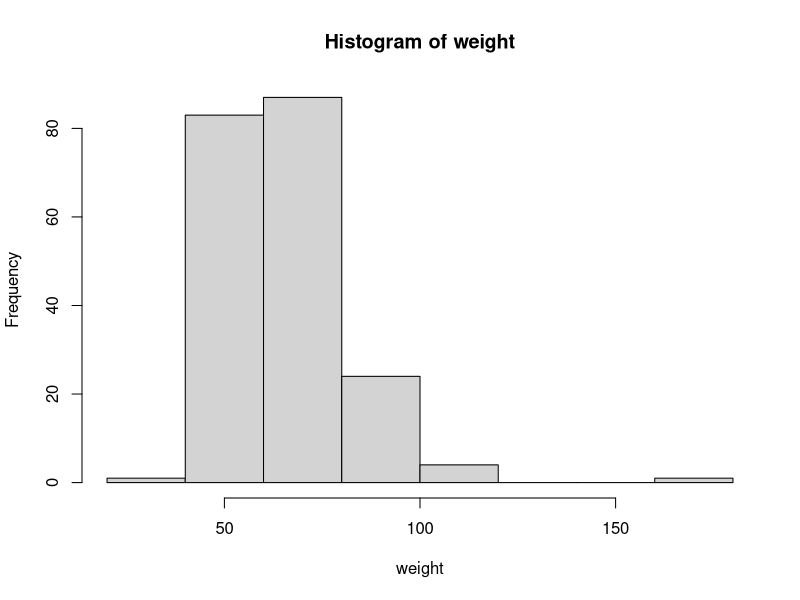
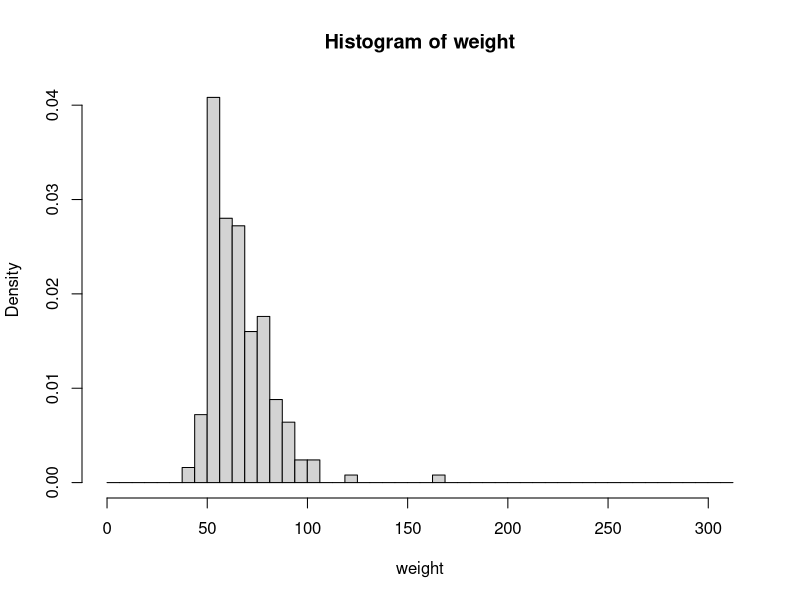
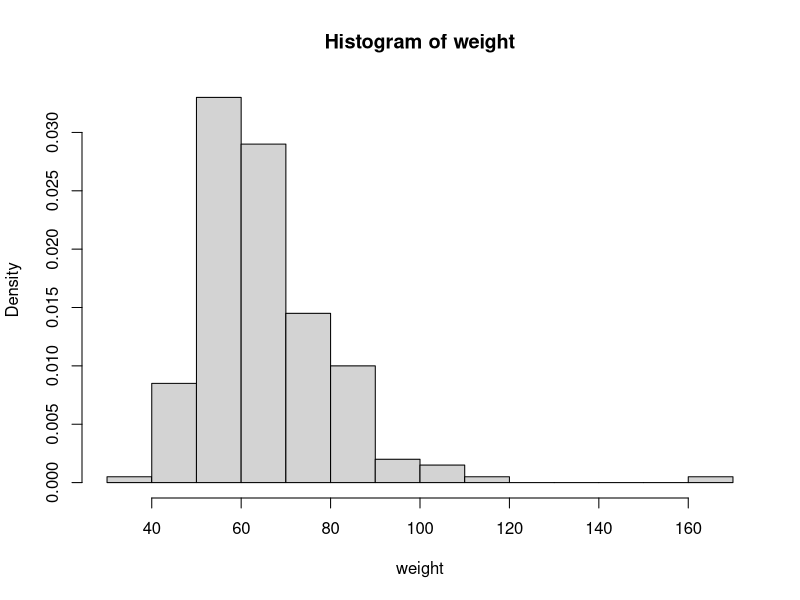
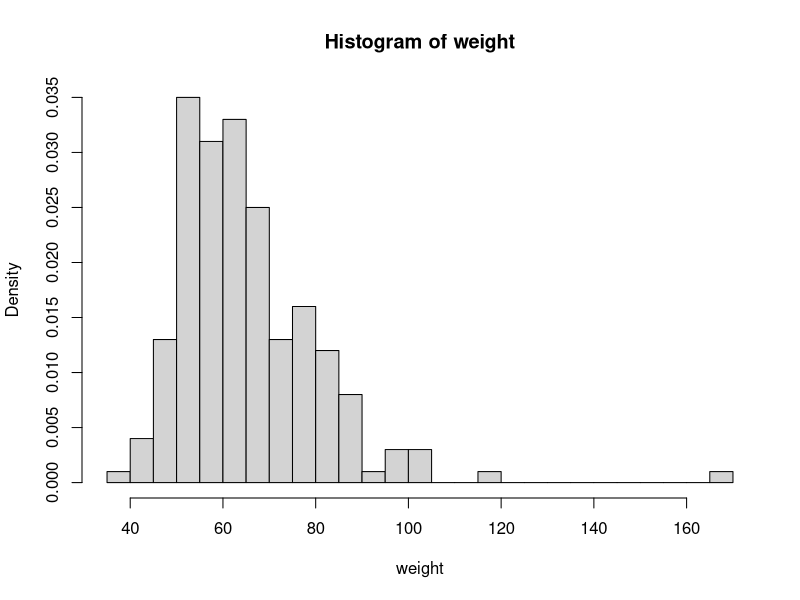

These charts were generated, in order, by the following R code:
install.packages("carData") # you may need to uncomment this one, if using the package first time
require(carData)
data(Davis)

summary(Davis$weight)

attach(Davis)
weight

sum(is.na(weight))
hist(weight)

bopt<-function(vec){
  vec<-na.omit(vec)
  n<-length(vec)
  s<-sd(vec)
  b<- 2.42*s* n^(-1/3)
  return(b)
}
b_opt <- bopt(weight)

bscott<-function(vec){
  vec<-na.omit(vec)
  n<-length(vec)
  s<-sd(vec)
  b<- 3.5*s* n^(-1/3)
  return(b)
}
b_scott <- bscott(weight)

par(mfrow = c(1,1))
x0 <- 0
index <- 0:50
breaks= x0 + index*b_opt
manual <- hist(weight, breaks=breaks, freq=FALSE)

x0 <- 0
index <- 0:50
breaks= x0 + index*b_scott

scott_hist <- hist(weight, breaks="scott", freq=FALSE)
FD_hist <- hist(weight, breaks="FD", freq=FALSE)

manual$breaks
FD_hist$breaks
# scott_hist$breaks

